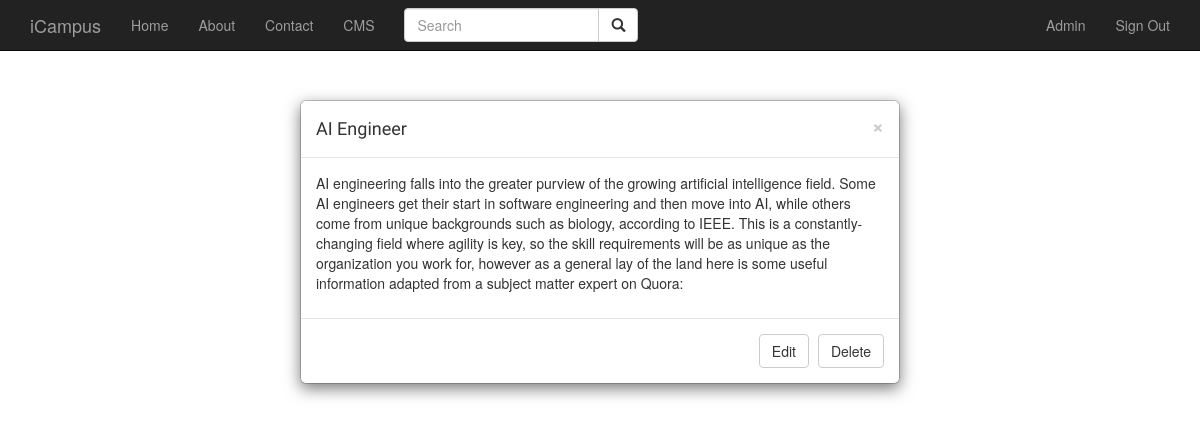
Screenshot of /cms/careers/1 (signed in) with the database file from the repository.
### app/models.py (models this page shows, shortened)
class User(UserMixin, db.Model):
    __tablename__='users'
    id = db.Column(db.Integer, primary_key = True)
    email = db.Column(db.String(64), unique=True, index=True)
    username = db.Column(db.String(64), unique=True, index=True)
    password_hash = db.Column(db.String(128))
    role_id = db.Column(db.Integer, db.ForeignKey('roles.id'))
    comments = db.relationship('Comment', backref='owner', lazy='dynamic')
    @property
    def password(self):
        raise AttributeError('password is not a readable attribute')
    def can(self, perm):
        return self.role is not None and self.role.has_permission(perm)

class Career(db.Model):
    __tablename__ = 'careers'
    id = db.Column(db.Integer, primary_key=True)
    name = db.Column(db.String(64))
    overview = db.Column(db.Text)
    image_url = db.Column(db.String, default=None, nullable=True)
    category_id = db.Column(db.Integer, db.ForeignKey('categories.id'))
    comments = db.relationship('Comment', backref='career', lazy='dynamic')
    tags = db.relationship('Tag', secondary=career_tags)

### app/main/views.py (the view)
@main.route('/cms/careers/<int:id>')
def ret_career(id):
    career = Career.query.filter_by(id=id).first()
    return render_template('cms_career_detail.html', career=career)

### app/main/__init__.py (called while the page is built)
@main.app_context_processor
def inject_permissions():
    return dict(Permission=Permission)

### app/models.py (called while the page is built)
@login_manager.user_loader
def load_user(user_id):
    return User.query.get(int(user_id))

    def has_permission(self, perm):
        return self.permissions & perm == perm

### app/templates/cms_career_detail.html
{% extends 'base.html' %}
{% block page_content %}
<div class="modal-dialog" role="document">
        <div class="modal-content">
            <div class="modal-header">
                <button type="button" class="close" data-dismiss="modal" aria-label="Close"><span aria-hidden="true">&times;</span></button>
                <h4 class="modal-title" id="myModalLabel">{{ career.name }}</h4>
           </div>
        <div class="modal-body">
			<p>{{ career.overview }}</p>
        </div>
        <div class="modal-footer">
            <a href="{{ url_for('main.edit_career', id=career.id) }}" type="button" class="btn btn-default" data-dismiss="modal">Edit</a>
            <a href="{{ url_for('main.delete_career', id=career.id) }}" type="button" class="btn btn-default" data-dismiss="modal">Delete</a>
        </div>
    </div>
</div>
{% endblock %}

### app/templates/base.html (shortened to what this page needs)
{% extends "bootstrap/base.html" %}
{% block head %}
    {{ super() }}
    <link rel="stylesheet" href="{{ url_for('static', filename = 'css/base.css') }}">
    <link rel="stylesheet" href="{{ url_for('static', filename = 'css/comment.css') }}">
{% endblock %}
{% block navbar %}
<div class="navbar navbar-inverse navbar-fixed-top" role="navigation">
    <div class="container">
        <div class="navbar-header">
            <a class="navbar-brand" href="/">iCampus</a>
        </div>
        <div class="navbar-collapse collapse">
            <ul class="nav navbar-nav">
                <li><a href="/">Home</a></li>
                <li><a href="/about">About</a></li>
                <li><a href="/contact">Contact</a></li>
                {% if current_user.can(Permission.WRITE) %}
                <li><a href="/cms">CMS</a></li>
                {% endif %}
            </ul>
            <form class="navbar-form navbar-left" role="search">
                <div class="input-group">
                    <input type="text" class="form-control" placeholder="Search" name="q">
                    <div class="input-group-btn">
                        <button class="btn btn-default" type="submit"><i class="glyphicon glyphicon-search"></i></button>
                    </div>
                </div>
            </form>
            <ul class="nav navbar-nav navbar-right">
                {% if current_user.is_authenticated %}
                <li style=""><a href="">{{ current_user.username | capitalize }}</a></li>
                <li><a href="{{ url_for('auth.logout') }}">Sign Out</a></li>
                {% else %}
                <li><a href="{{ url_for('auth.login') }}">Sign In</a></li>
                <li><a href="{{ url_for('auth.register') }}">Register</a></li>
                {% endif %}
            </ul>
        </div>
    </div>
</div>
{% endblock %}
{% block content %}
<div class="container">
    {% block page_content %}{% endblock %}
</div>
{% endblock %}

### app/static/css/base.css (style rules this page uses)
h1, h2, h3, h4, h5 , h6 { font-family: 'Ubuntu', sans-serif; font-weight:normal; }
body { padding-top: 70px; }
a { text-decoration:none; color:#5993bb; }

### rows the page displays
User: username "Admin"
Career: name "AI Engineer", overview "AI engineering falls into the greater purview of the growing artificial intelligence field. Some AI engineers get their start in software engineering and then move into AI, while others come from unique backgrounds such as biology, according to IEEE. This is a constantly-changing field where agility is key, so the skill requirements will be as unique as the organization you work for, however as a general lay of the land here is some useful information adapted from a subject matter expert on Quora:"
